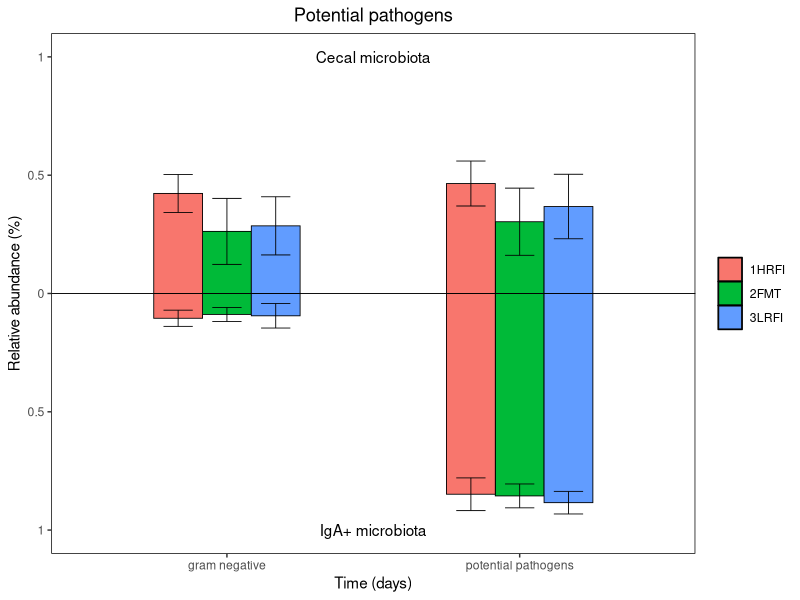
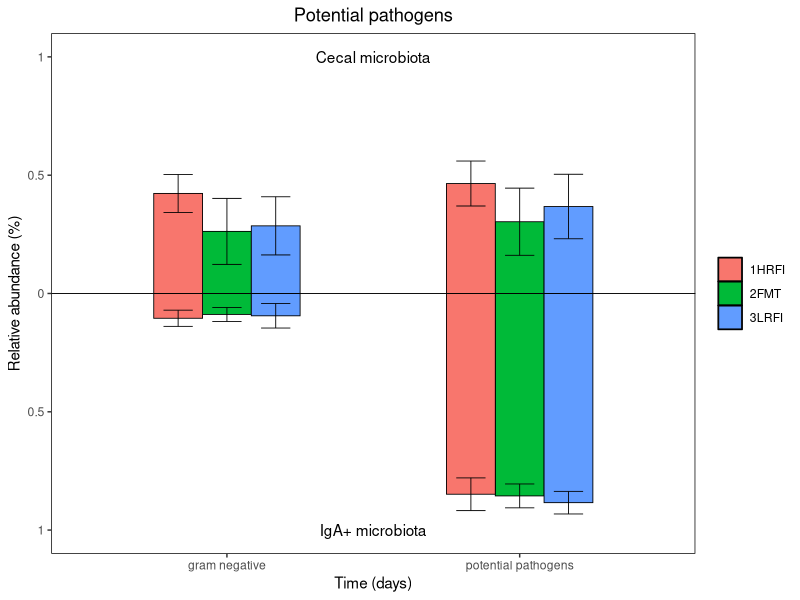
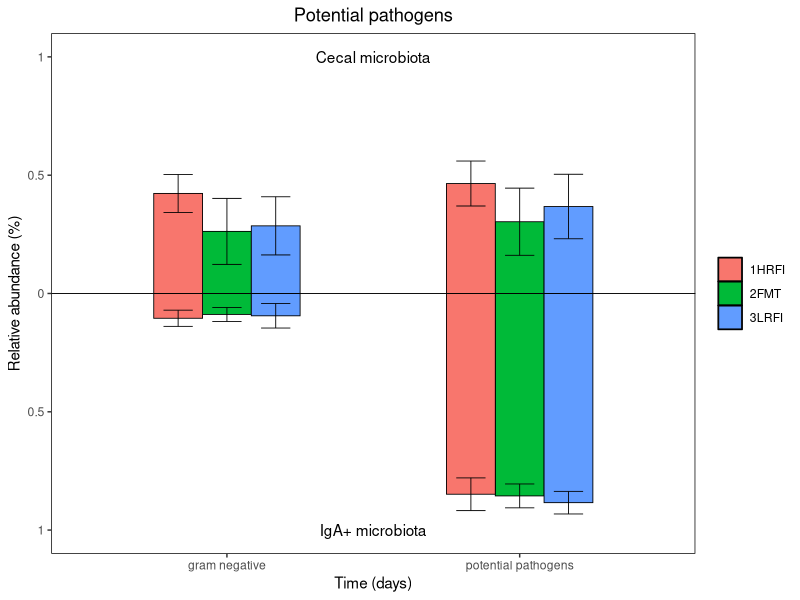

The R script that drew these images, in order:
## ---- chunk 1
knitr::opts_chunk$set(echo = TRUE)
## ---- chunk 2
library(ggplot2)
plant_all_stat<-read.csv('barplot_FMT.csv')
colnames(plant_all_stat)[1] <- "days"
p1 <- ggplot(plant_all_stat, aes(days, Value.mean, fill = variable)) +
  geom_col(position = position_dodge(width = 0.5), width = 0.5, size = 0.3, colour = 'black') +
  geom_errorbar(aes(ymin = Value.mean - Value.sd, ymax = Value.mean + Value.sd), width = 0.3, size = 0.3, position = position_dodge(0.5)) +
  theme(panel.grid = element_blank(), panel.background = element_rect(color = 'black', fill = 'transparent'), legend.title = element_blank()) +
  labs(title = 'Potential pathogens', x = 'Time (days)', y = 'Relative abundance (%)') +
  theme(plot.title = element_text(hjust = 0.5))+
  geom_hline(yintercept = 0, size = 0.3) +
  scale_y_continuous(breaks = seq(-1, 1, 0.5), labels = as.character(abs(seq(-1, 1, 0.5))), limits = c(-1, 1)) +
  annotate('text', label = 'Cecal microbiota', 1.5, 1) +
  annotate('text', label = 'IgA+ microbiota', 1.5, -1)
p1

ggsave('Bugbase-FMT.pdf', p1, width = 4.2, height = 4)
ggsave('Bugbase-FMT.png', p1, width = 4.2, height = 4)
